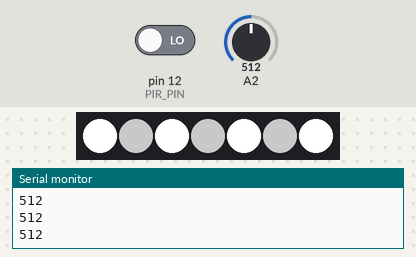
The sketch below on a simulated Arduino Uno, built with avr-gcc and run on an emulated ATmega328P. Shown: 7 RGB LEDs in strip order, left to right, the last lines printed to the serial monitor. Inputs (shaded band) come from the test bench; at power-on: A2 = 512, pin 12 (PIR_PIN) LOW. Dim RGB values are drawn brighter than linear.

Above: at 1.25 s.
1.3 s: A2 set to 107
4.2 s: A2 set to 91
At 4.24 s:
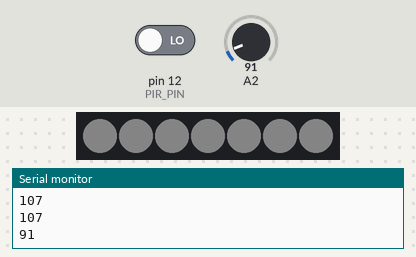
5.7 s: pin 12 (PIR_PIN) driven HIGH
At 7.5 s:
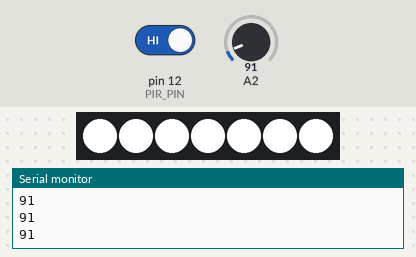
7.7 s: pin 12 (PIR_PIN) driven LOW
At 7.86 s:
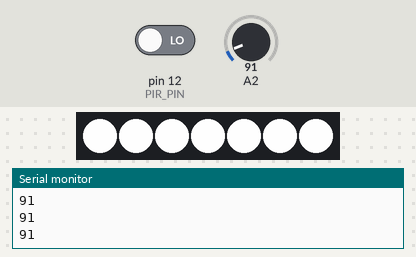
9.5 s: A2 set to 110
At 10.11 s:
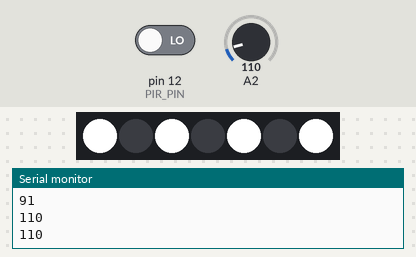
Timing chart, 0 to 12.8 s (numbered marks = the images above; inputs shaded):
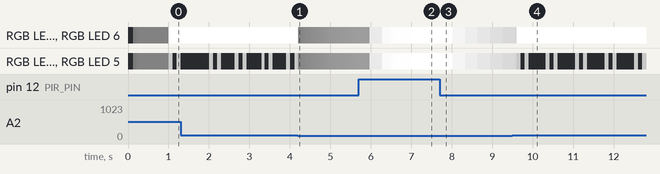

The sketch:

coopLights_1_0.ino
```cpp
/* CoopLights 1.0 Stable
   Developed and tested on Arduino 1.6.10 (CC)

   1.0: Stable version. Runs on the Feather M0 WIFI. Uses PhotoCell
   at the bottom of the lamp to detect if it has been lifted and PIR
   sensors for presence detection. Curently works with the 7 pixel
   NeoPixel Jewel.

   • For instruction on how to get the Feather M0 WIFI running check:
   https://learn.adafruit.com/adafruit-feather-m0-wifi-atwinc1500/
   WARNING: When using the WIFI functionalities be careful not to
   upload private usernames or passwords to the GitHub!
*/

/************************* NeoPixel Setup *************************/
// Include the NeoPixel library
#include <Adafruit_NeoPixel.h>
// NeoPixel pin number
#define NEO_PIN 13
// Number of LEDs in the NeoPixel strip, ring, etc
// NeoPixel Jewel:  7
// NeoPixel Ring:  16
// NeoPixel FeatherWing:  32
#define NEO_NUM 7
// Type of NeoPixel
//  NEO_KHZ800  800 KHz bitstream (most NeoPixel products w/WS2812 LEDs)
//  NEO_KHZ400  400 KHz (classic 'v1' (not v2) FLORA pixels, WS2811 drivers)
//  NEO_GRB     Pixels are wired for GRB bitstream (most NeoPixel products)
//  NEO_RGB     Pixels are wired for RGB bitstream (v1 FLORA pixels, not v2)
//  NEO_RGBW    Pixels are wired for RGBW bitstream (NeoPixel RGBW products)
//  NEO_GRBW    Pixels are wired for GRBW bitstream (NeoPixel Jewel, Ring)
#define NEO_TYPE NEO_GRBW

// Parameter 1 = number of pixels in strip
// Parameter 2 = Arduino pin number (most are valid)
// Parameter 3 = pixel type flags, add together as needed:
Adafruit_NeoPixel strip = Adafruit_NeoPixel(NEO_NUM, NEO_PIN, NEO_TYPE);

// NeoPixel update timer
unsigned long previousLedUpdateTime;
// Light transition frame rate in milliseconds
int ledUpdateInterval = 30;
// Output values
float outValueRed = 0.0;
float outValueWhite = 0.0;

/************************ PIR Sensor Setup ************************/
// PIR sensor pin number
#define PIR_PIN 12

/************************ Photocell Setup ************************/
// Photocell pin number
#define PHOTO_PIN 12
// to store the photocell readings
int photoRead = 0;
// to control the frequency of the readings (will cause trouble if
// is less than 200 ms)
int photoInterval = 300;
unsigned long lastPhotoReading;

/***************************** Beat *****************************/
// Beat phases
#define DIASTOLE_ONE 1
#define DIASTOLE_TWO 2
#define SYSTOLE_ONE 3
#define SYSTOLE_TWO 4
// Current phase
uint8_t phase = DIASTOLE_ONE;

// Current heart rate in beats per minute (BPM)
int bpm = 60;
// Beat frequency en milliseconds
int beatInterval = 60000 / bpm;
// Time of the last beat
long lastBeatTime = 0;
// Duration of each phase
int phaseInterval = 100;
// Time of the last phase
long lastPhaseTime = 0;

uint8_t bpms[] = {
  94, 94, 83, 83, 82, 82, 80, 80, 80, 78, 78, 79, 83, 84, 86, 87, 88, 88, 88, 88, 89,
  89, 87, 86, 86, 86, 85, 85, 85, 83, 82, 79, 86, 87, 82, 82, 82, 83, 84, 80, 73, 72,
  71, 70, 73, 74, 75, 75, 79, 80, 81, 81, 81, 74, 72, 72, 74, 75, 75, 75, 76, 76, 76,
  78, 87, 92, 94, 104, 116, 122, 120, 119, 121, 124, 120, 117, 116, 116, 116, 122,
  123, 124, 125, 127, 130, 132, 132, 121, 115, 113, 113, 115, 116, 119, 122, 123,
  123, 124, 121, 121, 121, 119, 115, 115, 111, 111, 111, 119, 119, 119, 119, 119,
  119, 118, 116, 116, 119, 123, 124, 124, 124, 122, 122, 120, 121, 114, 118, 120,
  117, 112, 111, 116, 116, 125, 122, 121, 122, 123, 125, 125, 125, 126, 126, 122,
  116, 119, 119, 119, 123, 128, 134, 133, 130, 124, 124, 124, 122, 123, 124, 122,
  123, 126, 127, 127, 127, 122, 120, 117, 116, 116, 116, 116, 116, 116, 116, 116,
  116, 148, 148, 147, 148, 148, 148, 147, 142, 139, 140, 143, 145, 146, 146, 145,
  148, 148, 144, 132, 131, 127, 126, 122, 122, 124, 123, 123, 120, 119, 118, 116,
  113, 113, 113, 106, 105, 104, 99, 96, 92, 88, 90, 99, 99, 99, 111, 109, 108, 108,
  108, 102, 99, 94, 94, 91, 92, 94, 95, 100, 98, 96, 95, 120, 115, 113, 111, 109,
  108, 108, 108, 108, 108, 105, 103, 105, 105, 102, 98, 97, 99, 97, 96, 95, 94, 93,
  93, 94, 94, 94, 92, 84, 84, 84, 83, 81, 82, 82, 82, 84, 84, 84, 95, 99, 100, 104,
  102, 100, 100, 100, 100, 100, 94, 89, 88, 86, 85, 85, 84, 85, 86, 87, 87, 90, 91,
  91, 91, 91, 90, 89, 88, 87, 83, 81, 84, 85, 87, 93, 93, 93, 93, 91, 94, 105, 105,
  100, 100, 101, 104, 103, 101, 100, 100, 100, 102, 103, 103, 103, 103, 105, 105,
  103, 102, 104, 112, 113, 113, 113, 113, 113, 115, 115, 114, 115, 115, 117, 119,
  118, 119, 120, 123, 123, 123, 123, 126, 126, 126, 120, 116, 113, 110, 110, 110,
  110, 111, 112, 112, 112, 112, 111, 111, 110, 110, 112, 115, 119, 120, 118, 118,
  118, 114, 118, 119, 120, 121, 121, 121, 121, 116, 113, 112, 111, 111, 108, 107,
  107, 102, 107, 108, 103, 100, 99, 98, 97, 95, 91, 91, 91, 88, 86, 94, 98, 103,
  103, 102, 105, 115, 116, 120, 122, 125, 127, 127, 121, 119, 116, 121, 118, 116,
  106, 106, 94, 93, 91, 87, 83, 82, 82, 82, 82, 81, 82, 82, 82, 82, 79, 81, 77, 77,
  75, 76, 80, 89, 89, 89, 99, 99, 99, 105, 106, 109, 111, 113, 114, 120, 115, 111,
  107, 97, 95, 92, 106, 128, 131, 132, 138, 139, 134, 133, 132, 131, 130, 124,
  124, 124, 122, 120, 116, 116, 113, 115, 119, 124, 124, 126, 127, 127, 127, 127,
  127, 127, 130, 131, 133, 135, 136, 134, 133, 131, 131, 131, 131, 131, 131, 130,
  130, 127, 126, 122, 122, 122, 123, 128, 130, 132, 131, 129, 126, 126, 126, 126,
  128, 128, 128, 128, 134, 134, 134, 134, 134, 133, 131, 131, 131, 131, 140, 140,
  140, 143, 141, 135, 130, 125, 128, 134, 134, 133, 133, 133, 133, 133, 133, 132,
  131, 131, 135, 138, 141, 141, 146, 142, 138, 138, 138, 148, 147, 147, 147, 144,
  144, 148, 147, 146, 143, 145, 140, 140, 145, 147, 145, 145, 144, 144, 145, 146,
  148, 141, 145, 144, 138, 138, 138, 122, 122, 122, 122, 121, 120, 130, 143, 143,
  144, 144, 144, 149, 150, 150, 150, 149, 152, 152, 150, 148, 148, 148, 148, 148,
  94, 94, 83, 83, 82, 82, 80, 80, 80, 78, 78, 79, 83, 84, 86, 87, 88, 88, 88, 88, 89,
  89, 87, 86, 86, 86, 85, 85, 85, 83, 82, 79, 86, 87, 82, 82, 82, 83, 84, 80, 73, 72,
  71, 70, 73, 74, 75, 75, 79, 80, 81, 81, 81, 74, 72, 72, 74, 75, 75, 75, 76, 76, 76,
  78, 87, 92, 94, 104, 116, 122, 120, 119, 121, 124, 120, 117, 116, 116, 116, 122,
  123, 124, 125, 127, 130, 132, 132, 121, 115, 113, 113, 115, 116, 119, 122, 123,
  123, 124, 121, 121, 121, 119, 115, 115, 111, 111, 111, 119, 119, 119, 119, 119,
  119, 118, 116, 116, 119, 123, 124, 124, 124, 122, 122, 120, 121, 114, 118, 120,
  117, 112, 111, 116, 116, 125, 122, 121, 122, 123, 125, 125, 125, 126, 126, 122,
  116, 119, 119, 119, 123, 128, 134, 133, 130, 124, 124, 124, 122, 123, 124, 122,
  123, 126, 127, 127, 127, 122, 120, 117, 116, 116, 116, 116, 116, 116, 116, 116,
  116, 148, 148, 147, 148, 148, 148, 147, 142, 139, 140, 143, 145, 146, 146, 145,
  148, 148, 144, 132, 131, 127, 126, 122, 122, 124, 123, 123, 120, 119, 118, 116,
  113, 113, 113, 106, 105, 104, 99, 96, 92, 88, 90, 99, 99, 99, 111, 109, 108, 108,
  108, 102, 99, 94, 94, 91, 92, 94, 95, 100, 98, 96, 95, 120, 115, 113, 111, 109,
  108, 108, 108, 108, 108, 105, 103, 105, 105, 102, 98, 97, 99, 97, 96, 95, 94, 93,
  93, 94, 94, 94, 92, 84, 84, 84, 83, 81, 82, 82, 82, 84, 84, 84, 95, 99, 100, 104,
  102, 100, 100, 100, 100, 100, 94, 89, 88, 86, 85, 85, 84, 85, 86, 87, 87, 90, 91,
  91, 91, 91, 90, 89, 88, 87, 83, 81, 84, 85, 87, 93, 93, 93, 93, 91, 94, 105, 105,
  100, 100, 101, 104, 103, 101, 100, 100, 100, 102, 103, 103, 103, 103, 105, 105,
  103, 102, 104, 112, 113, 113, 113, 113, 113, 115, 115, 114, 115, 115, 117, 119,
  118, 119, 120, 123, 123, 123, 123, 126, 126, 126, 120, 116, 113, 110, 110, 110,
  110, 111, 112, 112, 112, 112, 111, 111, 110, 110, 112, 115, 119, 120, 118, 118,
  118, 114, 118, 119, 120, 121, 121, 121, 121, 116, 113, 112, 111, 111, 108, 107,
  107, 102, 107, 108, 103, 100, 99, 98, 97, 95, 91, 91, 91, 88, 86, 94, 98, 103,
  103, 102, 105, 115, 116, 120, 122, 125, 127, 127, 121, 119, 116, 121, 118, 116,
  106, 106, 94, 93, 91, 87, 83, 82, 82, 82, 82, 81, 82, 82, 82, 82, 79, 81, 77, 77,
  75, 76, 80, 89, 89, 89, 99, 99, 99, 105, 106, 109, 111, 113, 114, 120, 115, 111,
  107, 97, 95, 92, 106, 128, 131, 132, 138, 139, 134, 133, 132, 131, 130, 124,
  124, 124, 122, 120, 116, 116, 113, 115, 119, 124, 124, 126, 127, 127, 127, 127,
  127, 127, 130, 131, 133, 135, 136, 134, 133, 131, 131, 131, 131, 131, 131, 130,
  130, 127, 126, 122, 122, 122, 123, 128, 130, 132, 131, 129, 126, 126, 126, 126,
  128, 128, 128, 128, 134, 134, 134, 134, 134, 133, 131, 131, 131, 131, 140, 140,
  140, 143, 141, 135, 130, 125, 128, 134, 134, 133, 133, 133, 133, 133, 133, 132,
  131, 131, 135, 138, 141, 141, 146, 142, 138, 138, 138, 148, 147, 147, 147, 144,
  144, 148, 147, 146, 143, 145, 140, 140, 145, 147, 145, 145, 144, 144, 145, 146,
  148, 141, 145, 144, 138, 138, 138, 122, 122, 122, 122, 121, 120, 130, 143, 143,
  144, 144, 144, 149, 150, 150, 150, 149, 152, 152, 150, 148, 148, 148, 148, 148
};
int BPMupdateInterval = 2000;
long lastBPMupdateTime = 0;
long BPMpos = 0;

/************************** Sketch Code **************************/
// for changing between output test modes
#define BEAT 0
// 1 : Red lights intensity changes with presence
// 2 : White intensity changes with presence (diferent pixels light)
// 3 : White intensity changes with presence (same pixels intensity)
#define LIGHT 3
uint32_t lastOutMode = LIGHT;
uint32_t outMode = LIGHT;


/***************************** Setup *****************************/
void setup() {
  // Initialize serial communication with computer, for debugging
  //while (!Serial);
  Serial.begin(115200);

  // Declare the PIR sensor pin as an input
  pinMode(PIR_PIN, INPUT);

  // Initialize the strip object
  strip.begin();
  // Initialize all pixels to 'off'
  strip.show();
  previousLedUpdateTime = millis();

  // Mark the initial beat times
  lastBeatTime = millis();
  lastBPMupdateTime = millis();

  // Mark initial photocell time
  lastPhotoReading = millis();

}


/***************************** Loop *****************************/
void loop() {
  if ((millis() - lastPhotoReading) >= photoInterval) {
    // read the resistor
    photoRead = analogRead(A2);
    Serial.println(photoRead);

    // THRESHOLD SHOULD ADAPT TO THE LIGHTNING CONDITIONS
    if (photoRead > 100)
      outMode = BEAT;
    else
      outMode = LIGHT;

    // mark time again
    lastPhotoReading = millis();
  }

  if (outMode == BEAT) {
    doBeat();
  } else {
    // Read the input on PIR sensor pin:
    int pirVal = digitalRead(PIR_PIN);
    boolean presence;
    if (pirVal == HIGH)
      presence = true;
    else
      presence = false;

    doLight(presence);
  }

  // Adding delays will prevent the NeoPixels from working smoothly,
  // use timers instead:
  // http://wiring.org.co/learning/basics/timer.html
}

void doLight(boolean _presence) {
  if (outMode == 1) {
    // For slow transitions
    int desiredOutValueRed = 0;
    float desiredSpeedRed = 0;
    int desiredOutValueWhite = 0;
    float desiredSpeedWhite = 0;

    // if someone is detected
    if (_presence) {
      // Set the output value to the maximum
      desiredOutValueRed = 255;
      desiredSpeedRed = 8.0;
      desiredOutValueWhite = 100;
      desiredSpeedWhite = 64.0;
    } else {
      // set the output value to the minimum
      desiredOutValueRed = 0;
      desiredSpeedRed = 64.0;
      desiredOutValueWhite = 255;
      desiredSpeedWhite = 64.0;
    }

    if ((millis() - previousLedUpdateTime) > ledUpdateInterval) {
      // Smoothly transition towards the desired value at the desired speed,
      // the higher the speed value the slower the transition
      float difRed = desiredOutValueRed - outValueRed;
      if (abs(difRed) > 1.0)
        outValueRed = outValueRed + difRed / desiredSpeedRed;
      float difWhite = desiredOutValueWhite - outValueWhite;
      if (abs(difWhite) > 1.0)
        outValueWhite = outValueWhite + difWhite / desiredSpeedWhite;

      //Serial.print(desiredOutValueRed);
      //Serial.print("\t");

      // Change the pixels out values
      for (uint16_t i = 0; i < strip.numPixels(); i++) {
        if (i % 2 == 0)
          strip.setPixelColor(i, 0, 0, 0, outValueWhite);
        else
          strip.setPixelColor(i, outValueRed, 0, 0, 0);
      }
      strip.show();

      //Serial.println(outValueRed);

      // Mark the time
      previousLedUpdateTime = millis();
    }

  } else if (outMode == 2) {
    // For slow transitions
    int desiredOutValueRed = 0;
    float desiredSpeedRed = 0;
    int desiredOutValueWhite = 0;
    float desiredSpeedWhite = 0;

    // if someone is detected
    if (_presence) {
      // Set the output value to the maximum
      desiredOutValueRed = 255;
      desiredSpeedRed = 8.0;
      desiredOutValueWhite = 100;
      desiredSpeedWhite = 64.0;
    } else {
      // set the output value to the minimum
      desiredOutValueRed = 0;
      desiredSpeedRed = 64.0;
      desiredOutValueWhite = 255;
      desiredSpeedWhite = 64.0;
    }

    if ((millis() - previousLedUpdateTime) > ledUpdateInterval) {
      // Smoothly transition towards the desired value at the desired speed,
      // the higher the speed value the slower the transition
      float difRed = desiredOutValueRed - outValueRed;
      if (abs(difRed) > 1.0)
        outValueRed = outValueRed + difRed / desiredSpeedRed;
      float difWhite = desiredOutValueWhite - outValueWhite;
      if (abs(difWhite) > 1.0)
        outValueWhite = outValueWhite + difWhite / desiredSpeedWhite;

      //Serial.print(desiredOutValueRed);
      //Serial.print("\t");

      // Change the pixels out values
      for (uint16_t i = 0; i < strip.numPixels(); i++) {
        if (i % 2 == 0)
          strip.setPixelColor(i, 0, 0, 0, outValueWhite);
        else
          strip.setPixelColor(i, 0, 0, 0, outValueRed);
      }
      strip.show();

      //Serial.println(outValueRed);

      // Mark the time
      previousLedUpdateTime = millis();
    }

  } else {
    // For slow transitions
    int desiredOutValueWhite = 0;
    float desiredSpeedWhite = 0;

    // if someone is detected
    if (_presence) {
      // Set the output value to the maximum
      desiredOutValueWhite = 255;
      desiredSpeedWhite = 8.0;
    } else {
      // Set the output value to the minimum
      desiredOutValueWhite = 50;
      desiredSpeedWhite = 64.0;
    }

    if ((millis() - previousLedUpdateTime) > ledUpdateInterval) {
      // Smoothly transition towards the desired value at the desired
      // speed, the higher the speed value the slower the transition
      float difWhite = desiredOutValueWhite - outValueWhite;
      if (abs(difWhite) > 1.0)
        outValueWhite = outValueWhite + difWhite / desiredSpeedWhite;

      //Serial.println(desiredOutValueWhite);

      // Change the pixels out values
      for (uint16_t i = 0; i < strip.numPixels(); i++) {
        strip.setPixelColor(i, 0, 0, 0, outValueWhite);
      }
      strip.show();

      // Mark the time
      previousLedUpdateTime = millis();
    }
  }
}

void doBeat() {
  if (((millis() - lastBeatTime) >= beatInterval)
      && (phase == DIASTOLE_ONE)) {
    // Turn all pixels off
    for (uint16_t i = 0; i < strip.numPixels(); i++) {
      if (i % 2 == 0)
        strip.setPixelColor(i, 0, 0, 0, 255);
      else
        strip.setPixelColor(i, 0, 0, 0, 100);
    }
    strip.show();

    phase = DIASTOLE_TWO;
    lastPhaseTime = millis();
    lastBeatTime = millis();
  }
  else if ((millis() - lastPhaseTime >= phaseInterval)
           && (phase == DIASTOLE_TWO)) {
    // Turn all pixels on
    for (uint16_t i = 0; i < strip.numPixels(); i++) {
      if (i % 2 == 0)
        strip.setPixelColor(i, 0, 0, 0, 255);
      else
        strip.setPixelColor(i, 0, 0, 0, 0);
    }
    strip.show();

    phase = SYSTOLE_ONE;
    lastPhaseTime = millis();
  }
  else if ((millis() - lastPhaseTime >= phaseInterval)
           && (phase == SYSTOLE_ONE)) {
    // Turn all pixels off
    for (uint16_t i = 0; i < strip.numPixels(); i++) {
      if (i % 2 == 0)
        strip.setPixelColor(i, 0, 0, 0, 255);
      else
        strip.setPixelColor(i, 0, 0, 0, 100);
    }
    strip.show();

    phase = SYSTOLE_TWO;
    lastPhaseTime = millis();
  }
  else if ((millis() - lastPhaseTime >= phaseInterval)
           && (phase == SYSTOLE_TWO)) {
    // Turn all pixels on
    for (uint16_t i = 0; i < strip.numPixels(); i++) {
      if (i % 2 == 0)
        strip.setPixelColor(i, 0, 0, 0, 255);
      else
        strip.setPixelColor(i, 0, 0, 0, 0);
    }
    strip.show();

    phase = DIASTOLE_ONE;
    lastPhaseTime = millis();
  }


  if ((millis() - lastBPMupdateTime) >= BPMupdateInterval) {
    BPMpos++;
    if (BPMpos >= sizeof(bpms) / sizeof(bpms[0]))
      BPMpos = 0;

    bpm = bpms[BPMpos];
    bpm = constrain(bpm, 1, 195);
    // calculate beat frequency in  milliseconds
    beatInterval = 60000 / bpm;
    // int for storing duration of phase intervals
    phaseInterval = ((beatInterval / 4) * 3) / 4;
    if (phaseInterval > 100) phaseInterval = 100;

    lastBPMupdateTime = millis();
  }
}
```

Measured:
- after the input at 4.2 s, the LEDs: change at once (image 1)
- after the input at 7.7 s, RGB LED 0–6: RGB(254, 254, 254) → RGB(250, 250, 250) at once, → RGB(221, 221, 221) 0.31 s later, → RGB(196, 196, 196) 0.31 s later, → RGB(175, 175, 175) 0.31 s later, … (6 changes in this stretch)
- what the display in image 4 shows lasts 0.4 s, from 9.9 s to 10.3 s
